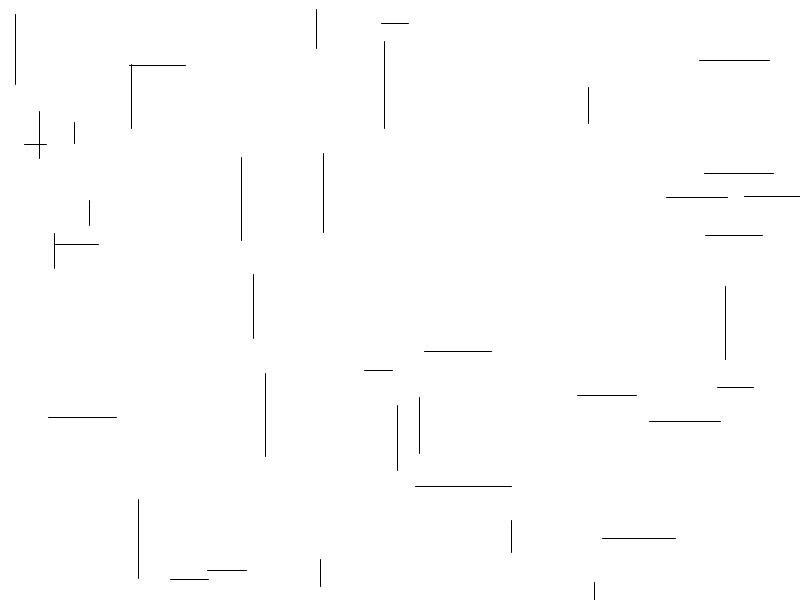
Frame 1 (no input)
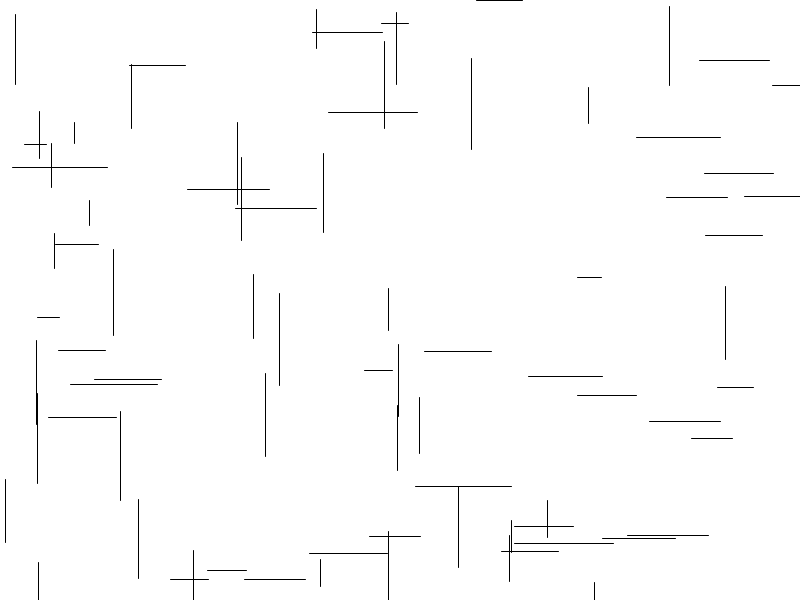
Frame 2 (the mouse pressed at the canvas centre, redrawn once)

The Processing sketch that drew these frames (run headless with seeded random() and noise(); the mouse was pressed at the canvas centre and the sketch redrawn once):

// Processing sketch: text_input
// ── text_input.pde
void setup() {
  size(800, 600); // Set the size of the window
  background(255); // Set background color to white
}

void draw() {
  int numberOfLines = (int)random(20, 50); // Random number of lines between 20 and 50

  for (int i = 0; i < numberOfLines; i++) {
    float x1 = random(width);  // Random starting x position
    float y1 = random(height); // Random starting y position
    float len = random(20, 100); // Random length between 20 and 100
    stroke(0); // Set line color to black

    if (random(1) > 0.5) {
      // Draw a horizontal line
      line(x1, y1, x1 + len, y1);
    } else {
      // Draw a vertical line
      line(x1, y1, x1, y1 + len);
    }
  }

  noLoop(); // Stop draw loop after one iteration
  
  save("iteration_1.jpg");
}
